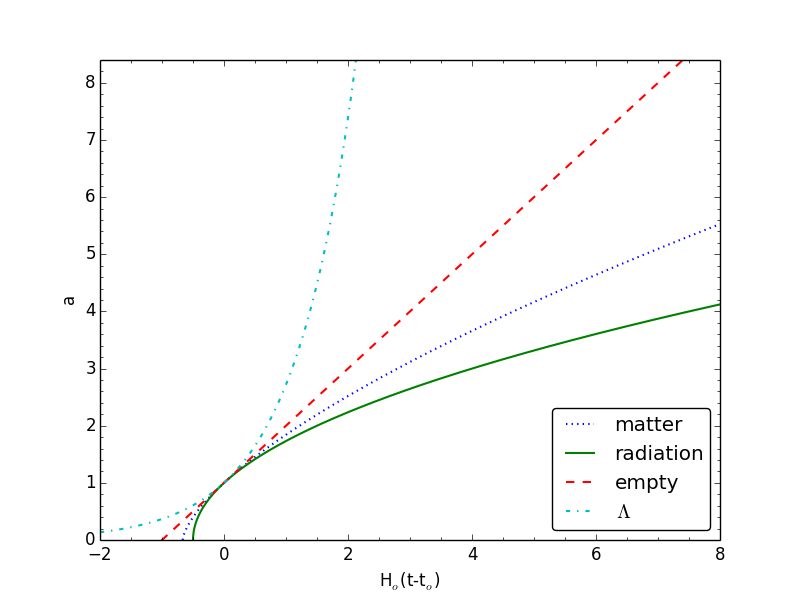

The script that saved this image:
import numpy as np
import matplotlib.pyplot as plt

def acalc(x,u_type):
"""
    Function returns a for a single component universe. the scale factor is
    written as a function of H_o (t_o - t)
    
    Parameters
    -----------
    x : array
        Float or array of values to evaluate a. x = H_o (t - t_o)

    u_type : string
        Type of single component universe to compute. Options are 'radiation',
        'matter', 'empty' (which is curvature only), and 'lambda' for a 
        cosmological constant universe.
    
    Returns:
    --------
    a : array
        Array of resulting scale factor values.
"""
    if u_type=='radiation':
        xval = 1.0*x
        xval[x<-0.5] = -0.5       
        return xval,(2.0*xval + 1.0)**0.5       
 
    elif u_type =='matter':
        xval = 1.0*x
        xval[xval<-2.0/3.0] = -2.0/3.0
        return xval,(  ((3.0/2.0)*(xval+2.0/3.0))**(2.0)  )**(1.0/3.0)

    elif u_type == 'empty':
        return x,(x+1)
        
    elif u_type == 'lambda':
        return x,np.e**x


# H_o (t - t_o) values to sample
x = np.linspace(-2,8,1000)

# type of universes to compute and their names / labels to plot
u_types = ['matter','radiation','empty','lambda']
names = ['matter','radiation','empty',r'$\Lambda$']

lt    = [':','-','--','-.']

# calculate and plot a for each universe
for i in np.arange(np.size(u_types)):
    xvals, a = acalc(x,u_types[i])
    plt.plot(xvals,a,label=names[i],lw = 1.5,ls=lt[i])

# formatting ----------------------------------------------------------------
plt.legend(loc='best',fancybox=True)
plt.xlim(-2,8)
plt.ylim(0,8.4)
plt.minorticks_on()
plt.ylabel('a')
plt.xlabel(r'H$_o$(t-t$_o$)')
plt.savefig('p4.png')
plt.close()
